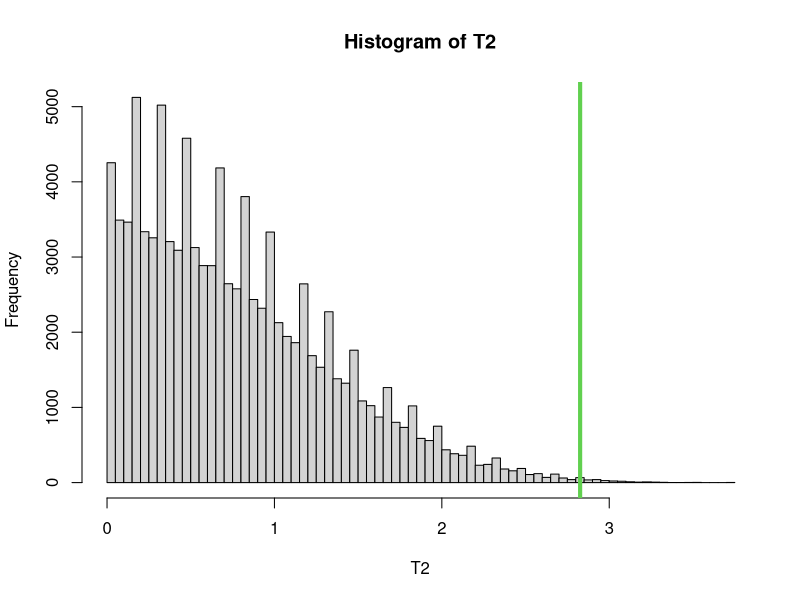
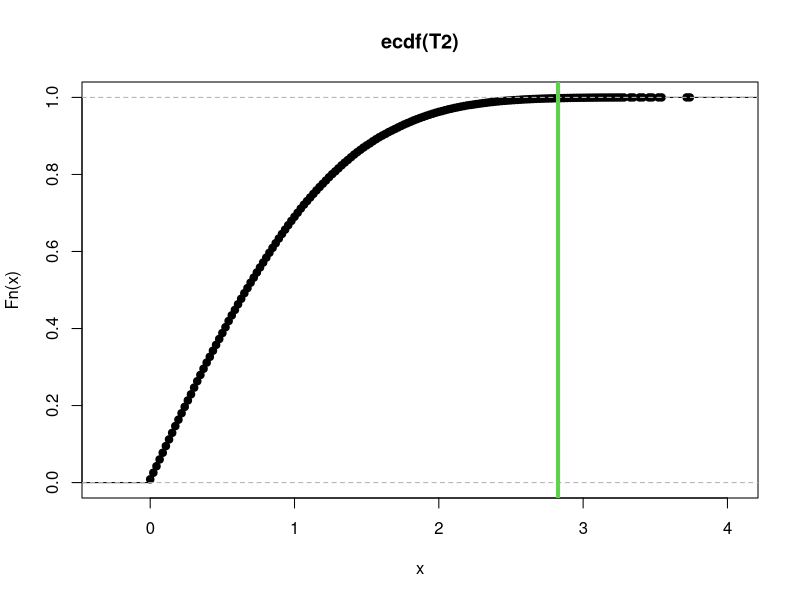

The R source for these figures, in order:
#understand if the mean loss of colony during summer is significantly different from the one in the winter
#being Y(i_summer)∼iid Y(summer) and Y(i_winter)∼iid Y(winter), we want to test the equality of the two distributions

##  H0:Y(summer)=Y(winter) vs H1:Y(summer)≠Y(winter)
#to avoid dependency, perform the test for each year.
df_season <- read.csv('data/df_season.csv')

i2<-which(df_season$season=="Summer"&df_season$year_revisited=="2015")
i3<-which(df_season$season=="Winter"&df_season$year_revisited=="2015")
t1<-df_season[i2,4]  #summer population in 2015
t2<-df_season[i3,4]  #winter population in 2015

#p_val=1e-04

i2<-which(df_season$season=="Summer"&df_season$year_revisited=="2016")
i3<-which(df_season$season=="Winter"&df_season$year_revisited=="2016")
t1<-df_season[i2,4]  #summer population in 2016
t2<-df_season[i3,4]

#p_val=0.00661

i2<-which(df_season$season=="Summer"&df_season$year_revisited=="2017")
i3<-which(df_season$season=="Winter"&df_season$year_revisited=="2017")
t1<-df_season[i2,4]  #summer population in 2017
t2<-df_season[i3,4]

#p_val=1e-05

i2<-which(df_season$season=="Summer"&df_season$year_revisited=="2018")
i3<-which(df_season$season=="Winter"&df_season$year_revisited=="2018")
t1<-df_season[i2,4]  #summer population in 2018
t2<-df_season[i3,4]

#p_val=1e-05

i2<-which(df_season$season=="Summer"&df_season$year_revisited=="2019")
i3<-which(df_season$season=="Winter"&df_season$year_revisited=="2019")
t1<-df_season[i2,4]  #summer population in 2019
t2<-df_season[i3,4]

#p_val=0.10453

i2<-which(df_season$season=="Summer"&df_season$year_revisited=="2020")
i3<-which(df_season$season=="Winter"&df_season$year_revisited=="2020")
t1<-df_season[i2,4]  #summer population in 2020
t2<-df_season[i3,4]

#p_val=0.52872

i2<-which(df_season$season=="Summer"&df_season$year_revisited=="2021")
i3<-which(df_season$season=="Winter"&df_season$year_revisited=="2021")
t1<-df_season[i2,4]  #summer population in 2021
t2<-df_season[i3,4]

#p_val=1e-04

i2<-which(df_season$season=="Summer"&df_season$year_revisited=="2022")
i3<-which(df_season$season=="Winter"&df_season$year_revisited=="2022")
t1<-df_season[i2,4]  #summer population in 2022
t2<-df_season[i3,4]

#p_val=0.00229

#paired population
delta.0 <- 0
diff <- t1-t2
diff.mean <- mean(diff)
diff.cov <- var(diff)

#euclidean distance between the difference in means and the hypothesised value
T20 <- abs(diff.mean-delta.0) 
#Mahalanobis distance, but "forgetting" about the covariance between the values
#T20 <- as.numeric( (diff.mean-delta.0) %*% solve(diag(diag(diff.cov))) %*% (diff.mean-delta.0))

B = 100000
seed = 26111992
n1 <- length(t1)[1]
n2 <- length(t2)[1]
n <- n1+n2
T2 <- numeric(B)
set.seed(seed)
for(perm in 1:B)
{
  # Random permutation
  # obs: exchanging data within couples means changing the sign of the difference
  signs.perm <- rbinom(n1, 1, 0.5)*2 - 1
  diff_perm <- diff * matrix(signs.perm,nrow=n1,ncol=1,byrow=FALSE)
  diff.mean_perm <- mean(diff_perm)
  T2[perm] <- abs(diff.mean_perm-delta.0)
  }
# plotting the permutational distribution under H0
hist(T2,xlim=range(c(T2,T20)),breaks=100)
abline(v=T20,col=3,lwd=4)

plot(ecdf(T2))
abline(v=T20,col=3,lwd=4)

# p-value
p_val <- sum(T2>=T20)/B
p_val

